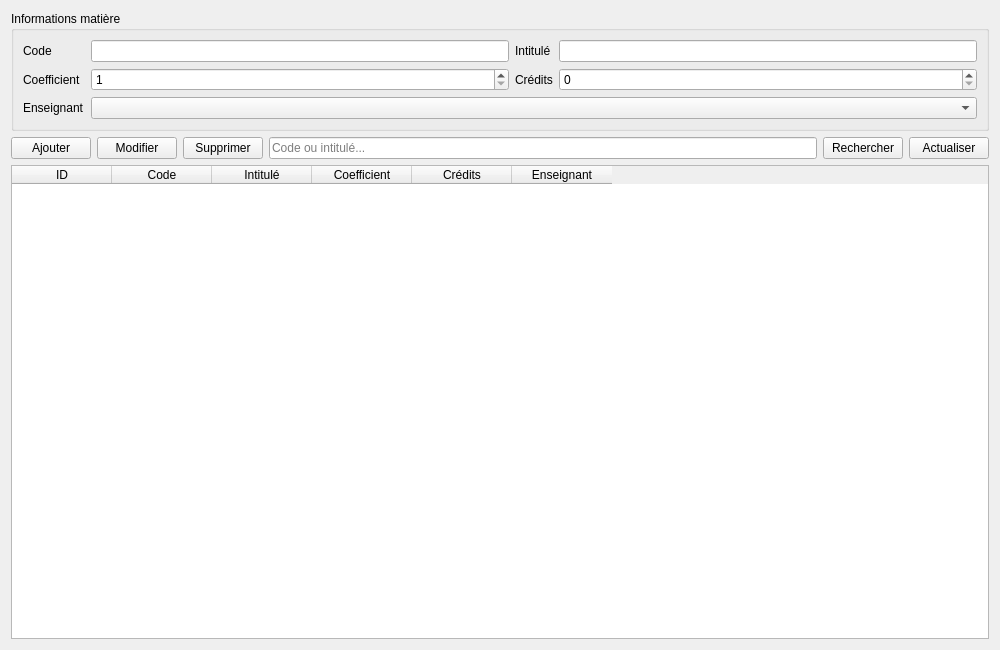
<?xml version="1.0" encoding="UTF-8"?>
<ui version="4.0">
 <class>MatiereForm</class>
 <widget class="QWidget" name="MatiereForm">
  <property name="geometry"><rect><x>0</x><y>0</y><width>1000</width><height>650</height></rect></property>
  <property name="windowTitle"><string>Matières</string></property>
  <layout class="QVBoxLayout" name="verticalLayout">
   <item>
    <widget class="QGroupBox" name="groupMatiere">
     <property name="title"><string>Informations matière</string></property>
     <layout class="QGridLayout" name="gridLayout">
      <item row="0" column="0"><widget class="QLabel" name="lblCode"><property name="text"><string>Code</string></property></widget></item>
      <item row="0" column="1"><widget class="QLineEdit" name="txtCode"/></item>
      <item row="0" column="2"><widget class="QLabel" name="lblIntitule"><property name="text"><string>Intitulé</string></property></widget></item>
      <item row="0" column="3"><widget class="QLineEdit" name="txtIntitule"/></item>
      <item row="1" column="0"><widget class="QLabel" name="lblCoefficient"><property name="text"><string>Coefficient</string></property></widget></item>
      <item row="1" column="1"><widget class="QSpinBox" name="spinCoefficient"><property name="minimum"><number>1</number></property><property name="maximum"><number>100</number></property></widget></item>
      <item row="1" column="2"><widget class="QLabel" name="lblCredits"><property name="text"><string>Crédits</string></property></widget></item>
      <item row="1" column="3"><widget class="QSpinBox" name="spinCredits"><property name="maximum"><number>100</number></property></widget></item>
      <item row="2" column="0"><widget class="QLabel" name="lblEnseignant"><property name="text"><string>Enseignant</string></property></widget></item>
      <item row="2" column="1" colspan="3"><widget class="QComboBox" name="comboEnseignant"/></item>
     </layout>
    </widget>
   </item>
   <item>
    <layout class="QHBoxLayout" name="actionsLayout">
     <item><widget class="QPushButton" name="btnAjouter"><property name="text"><string>Ajouter</string></property></widget></item>
     <item><widget class="QPushButton" name="btnModifier"><property name="text"><string>Modifier</string></property></widget></item>
     <item><widget class="QPushButton" name="btnSupprimer"><property name="text"><string>Supprimer</string></property></widget></item>
     <item><widget class="QLineEdit" name="txtRecherche"><property name="placeholderText"><string>Code ou intitulé...</string></property></widget></item>
     <item><widget class="QPushButton" name="btnRechercher"><property name="text"><string>Rechercher</string></property></widget></item>
     <item><widget class="QPushButton" name="btnActualiser"><property name="text"><string>Actualiser</string></property></widget></item>
    </layout>
   </item>
   <item>
    <widget class="QTableWidget" name="tableMatieres">
     <property name="columnCount"><number>6</number></property>
     <column><property name="text"><string>ID</string></property></column>
     <column><property name="text"><string>Code</string></property></column>
     <column><property name="text"><string>Intitulé</string></property></column>
     <column><property name="text"><string>Coefficient</string></property></column>
     <column><property name="text"><string>Crédits</string></property></column>
     <column><property name="text"><string>Enseignant</string></property></column>
    </widget>
   </item>
  </layout>
 </widget>
 <resources/>
 <connections/>
</ui>
